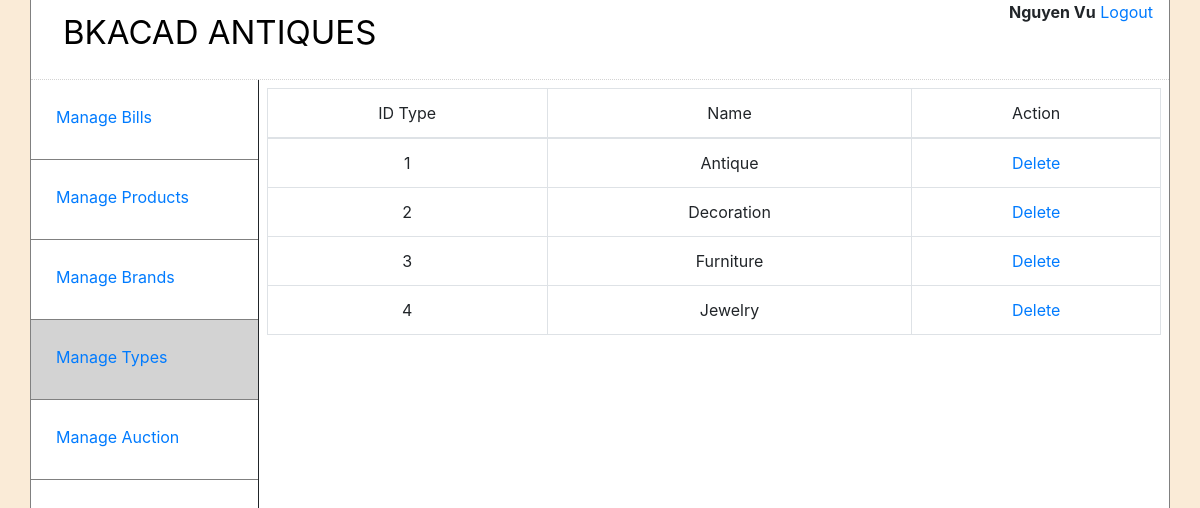
Page /admin/home_types.php (signed in) on the committed database.
### tables this page shows
CREATE TABLE `types` (
  `id` int(11) NOT NULL,
  `name` varchar(40) NOT NULL
);

### admin/home_types.php (the view, shortened to what this page needs)
<!DOCTYPE html>
<html>
<head>
	<link href="//maxcdn.bootstrapcdn.com/bootstrap/4.1.1/css/bootstrap.min.css" rel="stylesheet" id="bootstrap-css">
</head>
<body>
	<div class="container">
		<div id="header">
			<a href="home.php" style="float: left;font-size: 33px;color: black;" class="nav-link">BKACAD ANTIQUES</a>
			<div id="account" style="float: right;">
				<strong> <?php echo $_SESSION['admins']['name']; ?></strong>
				<a href="logout.php">Logout</a>
			</div>
		</div>
		<div id="menu">
			<a class="nav-link menuItem" href="home_invoice.php">Manage Bills</a>
			<a  class="nav-link menuItem" href="home_product.php">Manage Products</a>
			<a class="nav-link menuItem" href="home_brand.php">Manage Brands</a>
			<a style="background-color: lightgrey" class="nav-link menuItem" href="home_types.php">Manage Types</a>
			<a class="nav-link menuItem" href="home_auction.php">Manage Auction</a>
		</div>
		<div id = "content">
			<table id ='myTable' class="table table-bordered" style="text-align: center;">
				<thead>
					<tr>
						<td>ID Type</td>
						<td>Name</td>
						<td>Action</td>
					</tr>
				</thead>
				<?php
					require_once("connect.php");
					$sql = "SELECT id,name FROM types";
					$result = mysqli_query($conn,$sql);
					if($result == false){
						die("ERROR".mysqli_error($conn));
					}
					else{
						if(mysqli_num_rows($result)>0){
							while ($row = mysqli_fetch_assoc($result)){
								echo "<tr>";
									echo "<td>".$row['id']."</td>";
									echo "<td>".$row['name']."</td>";
									echo "<td>";
										$id_types = $row['id'];
										echo "<a href = 'delete_types.php?id=$id_types'>Delete</a>";
									echo "</td>";
								echo "</tr>";
							}
						}
					}
				?>
			</table>
		</div>
	</div>
</body>
</html>

### admin/home_types.php (style rules this page uses)
* { margin:0; padding: 0; box-sizing: border-box; }
body { background-color: antiquewhite; }
.container { background-color: white; height: 100vh; padding: 0; overflow: auto; border-right: 1px solid grey; border-left: 1px solid grey; }
#header { height: 10vh; padding-left: 16px; padding-right: 16px; border-bottom: 1px dotted lightgrey; }
#menu { width: 20%; height: 90vh; float: left; border-right: 1px solid; }
.menuItem { height: 80px; vertical-align: middle; padding:25px; display: block; border-bottom: 1px solid grey; }
#content { width: 80%; height: 90vh; float: left; padding: 8px; }

### rows in the picture
types: id "1", name "Antique"
types: id "2", name "Decoration"
types: id "3", name "Furniture"
types: id "4", name "Jewelry"

### other values in the picture
$_SESSION['admins']['name'] "Nguyen Vu"
